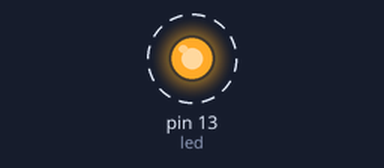
Bench run of a sketch on a simulated Arduino Uno, built with avr-gcc and run on an emulated ATmega328P. Parts: output pins drawn as LEDs (lit = HIGH). Dashed ring = blinking.

Above: at 0.2 s.
Timing chart, 0 to 3.0 s (numbered marks = the images above):
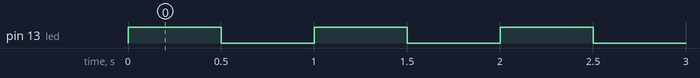

Measured:
- by itself, pin 13 (led): alternates HIGH for 0.50 s and LOW for 0.50 s

The sketch:

low_power_library.ino
```cpp
#include <JeeLib.h>

ISR(WDT_vect) { Sleepy::watchdogEvent(); } // Setup the watchdog

int led = 13; // LED_BUILTIN

void setup() {
 pinMode(led, OUTPUT);
}

void loop() {
 digitalWrite(led, HIGH);
 //delay(2000);
 Sleepy::loseSomeTime(500);

 digitalWrite(led, LOW);
 //delay(3000);
 Sleepy::loseSomeTime(500);
}
```
